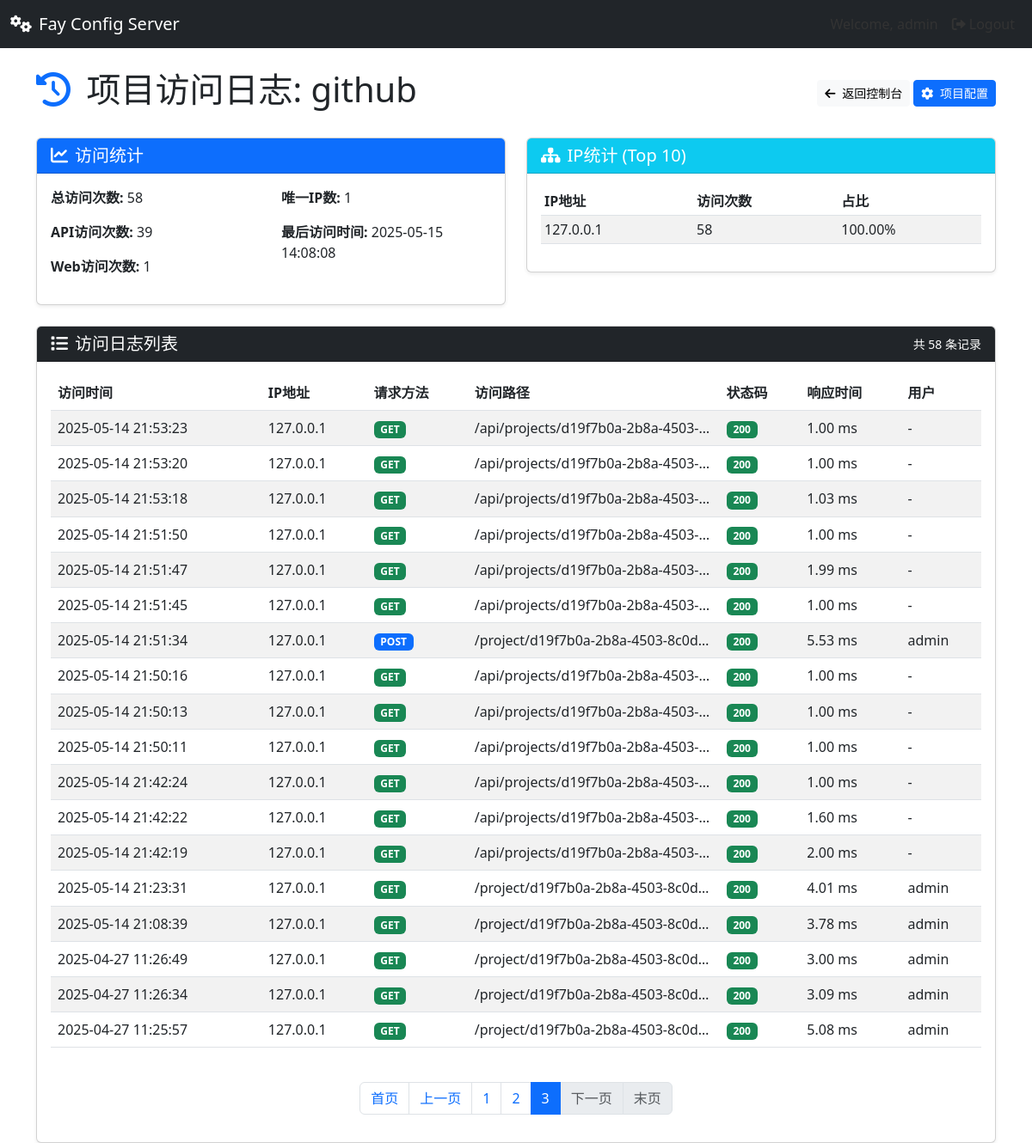
Screenshot of /project/d19f7b0a-2b8a-4503-8c0d-1a587b90eb69/logs?page=3&per_page=20 (signed in) with the database file from the repository.
### tables this page shows
CREATE TABLE project_stats (
        project_id TEXT PRIMARY KEY,
        last_access TIMESTAMP,
        total_accesses INTEGER DEFAULT 0,
        api_accesses INTEGER DEFAULT 0,
        web_accesses INTEGER DEFAULT 0,
        unique_ips INTEGER DEFAULT 0
    );

CREATE TABLE access_logs (
        id INTEGER PRIMARY KEY AUTOINCREMENT,
        project_id TEXT NOT NULL,
        access_time TIMESTAMP NOT NULL,
        ip_address TEXT,
        user_agent TEXT,
        request_method TEXT,
        endpoint TEXT,
        params TEXT,
        status_code INTEGER,
        response_time REAL,
        user_id TEXT
    );

### app.py (the view)
@app.route('/project/<project_id>/logs', methods=['GET'])
@login_required
def project_logs(project_id):
    if not project_id:
        flash('项目ID不能为空', 'danger')
        return redirect(url_for('dashboard'))
    project_dir = os.path.join(APP_CONFIG['PROJECTS_DIR'], project_id)
    if not os.path.exists(project_dir):
        flash(f'找不到项目目录: {project_dir}', 'danger')
        return redirect(url_for('dashboard'))
    project_config_path = os.path.join(project_dir, 'project.json')
    if not os.path.exists(project_config_path):
        flash(f'找不到项目配置文件: {project_config_path}', 'danger')
        return redirect(url_for('dashboard'))
    try:
        with open(project_config_path, 'r', encoding='utf-8') as f:
            project_config = json.load(f)
        if 'id' not in project_config:
            project_config['id'] = project_id
        page = request.args.get('page', 1, type=int)
        per_page = request.args.get('per_page', 20, type=int)
        logs = access_log.get_project_access_logs(
            project_id,
            limit=per_page,
            offset=(page-1)*per_page
        )
        stats = access_log.get_project_stats(project_id)
        ip_stats = access_log.get_project_ip_stats(project_id)
        total_pages = (logs['total'] + per_page - 1) // per_page
        return render_template(
            'project_logs.html',
            project=project_config,
            logs=logs['logs'],
            stats=stats,
            ip_stats=ip_stats,
            page=page,
            per_page=per_page,
            total_pages=total_pages,
            total_records=logs['total']
        )
    except Exception as e:
        flash(f'读取项目访问日志时出错: {str(e)}', 'danger')
        return redirect(url_for('dashboard'))

### app.py (called while the page is built, shortened)
def login_required(f):
    @wraps(f)
    def decorated_function(*args, **kwargs):
        if 'logged_in' not in session:
            flash('Please log in to access this page', 'warning')
            return redirect(url_for('login'))
        return f(*args, **kwargs)
    return decorated_function

@app.before_request
def log_request_info():
    request.start_time = time.time()

@app.after_request
def log_request(response):
    try:
        is_config_api = False
        project_id = None
    except Exception as e:
        print(f"访问日志记录错误: {str(e)}")
    return response

### utils/access_log.py (called while the page is built)
def get_project_stats(project_id=None):
    try:
        conn = sqlite3.connect(DB_PATH)
        conn.row_factory = sqlite3.Row
        cursor = conn.cursor()
        if project_id:
            cursor.execute('SELECT * FROM project_stats WHERE project_id = ?', (project_id,))
            result = cursor.fetchone()
            stats = dict(result) if result else None
        else:
            cursor.execute('SELECT * FROM project_stats ORDER BY last_access DESC')
            stats = [dict(row) for row in cursor.fetchall()]
        conn.close()
        return stats
    except Exception as e:
        print(f"获取项目统计时出错: {str(e)}")
        return [] if project_id is None else None

def get_project_ip_stats(project_id, limit=10):
    try:
        conn = sqlite3.connect(DB_PATH)
        cursor = conn.cursor()
        cursor.execute('''
        SELECT ip_address, COUNT(*) as count
        FROM access_logs
        WHERE project_id = ?
        GROUP BY ip_address
        ORDER BY count DESC
        LIMIT ?
        ''', (project_id, limit))
        ip_stats = [{'ip': row[0], 'count': row[1]} for row in cursor.fetchall()]
        conn.close()
        return ip_stats
    except Exception as e:
        print(f"获取IP统计时出错: {str(e)}")
        return []

### templates/project_logs.html (shortened to what this page needs)
{% extends 'base.html' %}
{% block content %}
<div class="container mt-4">
  <div class="d-flex justify-content-between align-items-center mb-4">
    <h1>
      <i class="fas fa-history text-primary me-2"></i>
      项目访问日志: {{ project.name }}
    </h1>
    <div>
      <a href="{{ url_for('dashboard') }}" class="btn btn-light btn-sm">
        <i class="fas fa-arrow-left me-1"></i> 返回控制台
      </a>
      <a href="{{ url_for('project_config', project_id=project.id) }}" class="btn btn-primary btn-sm">
        <i class="fas fa-cog me-1"></i> 项目配置
      </a>
    </div>
  </div>
  <div class="row mb-4">
    <div class="col-md-6">
      <div class="card shadow-sm">
        <div class="card-header bg-primary text-white">
          <h5 class="mb-0"><i class="fas fa-chart-line me-2"></i>访问统计</h5>
        </div>
        <div class="card-body">
          {% if stats %}
          <div class="row">
            <div class="col-md-6">
              <p><strong>总访问次数:</strong> {{ stats.total_accesses }}</p>
              <p><strong>API访问次数:</strong> {{ stats.api_accesses }}</p>
              <p><strong>Web访问次数:</strong> {{ stats.web_accesses }}</p>
            </div>
            <div class="col-md-6">
              <p><strong>唯一IP数:</strong> {{ stats.unique_ips }}</p>
              <p><strong>最后访问时间:</strong> {{ stats.last_access }}</p>
            </div>
          </div>
          {% else %}
          <p class="text-center text-muted">暂无访问统计数据</p>
          {% endif %}
        </div>
      </div>
    </div>
    <div class="col-md-6">
      <div class="card shadow-sm">
        <div class="card-header bg-info text-white">
          <h5 class="mb-0"><i class="fas fa-sitemap me-2"></i>IP统计 (Top 10)</h5>
        </div>
        <div class="card-body">
          {% if ip_stats %}
          <div class="table-responsive">
            <table class="table table-sm table-striped">
              <thead>
                <tr>
                  <th>IP地址</th>
                  <th>访问次数</th>
                  <th>占比</th>
                </tr>
              </thead>
              <tbody>
                {% for ip in ip_stats %}
                <tr>
                  <td>{{ ip.ip }}</td>
                  <td>{{ ip.count }}</td>
                  <td>
                    {% if stats and stats.total_accesses > 0 %}
                    {{ "%.2f"|format(ip.count / stats.total_accesses * 100) }}%
                    {% else %}
                    0%
                    {% endif %}
                  </td>
                </tr>
                {% endfor %}
              </tbody>
            </table>
          </div>
          {% else %}
          <p class="text-center text-muted">暂无IP统计数据</p>
          {% endif %}
        </div>
      </div>
    </div>
  </div>
  <div class="card shadow-sm">
    <div class="card-header bg-dark text-white d-flex justify-content-between align-items-center">
      <h5 class="mb-0"><i class="fas fa-list me-2"></i>访问日志列表</h5>
      <small>共 {{ total_records }} 条记录</small>
    </div>
    <div class="card-body">
      {% if logs %}
      <div class="table-responsive">
        <table class="table table-striped table-hover">
          <thead>
            <tr>
              <th>访问时间</th>
              <th>IP地址</th>
              <th>请求方法</th>
              <th>访问路径</th>
              <th>状态码</th>
              <th>响应时间</th>
              <th>用户</th>
            </tr>
          </thead>
          <tbody>
            {% for log in logs %}
            <tr>
              <td>{{ log.access_time }}</td>
              <td>{{ log.ip_address }}</td>
              <td>
                <span class="badge {% if log.request_method == 'GET' %}bg-success{% elif log.request_method == 'POST' %}bg-primary{% elif log.request_method == 'PUT' %}bg-warning{% elif log.request_method == 'DELETE' %}bg-danger{% else %}bg-secondary{% endif %}">
                  {{ log.request_method }}
                </span>
              </td>
              <td class="text-truncate" style="max-width: 200px;">{{ log.endpoint }}</td>
              <td>
                <span class="badge {% if log.status_code < 300 %}bg-success{% elif log.status_code < 400 %}bg-info{% elif log.status_code < 500 %}bg-warning{% else %}bg-danger{% endif %}">
                  {{ log.status_code }}
                </span>
              </td>
              <td>{{ "%.2f"|format(log.response_time * 1000) }} ms</td>
              <td>{{ log.user_id if log.user_id else "-" }}</td>
            </tr>
            {% endfor %}
          </tbody>
        </table>
      </div>
      {% if total_pages > 1 %}
      <nav aria-label="访问日志分页" class="mt-4">
        <ul class="pagination justify-content-center">
          <li class="page-item {% if page == 1 %}disabled{% endif %}">
            <a class="page-link" href="{{ url_for('project_logs', project_id=project.id, page=1, per_page=per_page) }}">首页</a>
          </li>
          <li class="page-item {% if page == 1 %}disabled{% endif %}">
            <a class="page-link" href="{{ url_for('project_logs', project_id=project.id, page=page-1, per_page=per_page) }}">上一页</a>
          </li>
          {% set start_page = [page - 2, 1]|max %}
          {% set end_page = [start_page + 4, total_pages]|min %}
          {% set start_page = [end_page - 4, 1]|max %}
          {% for p in range(start_page, end_page + 1) %}
          <li class="page-item {% if p == page %}active{% endif %}">
            <a class="page-link" href="{{ url_for('project_logs', project_id=project.id, page=p, per_page=per_page) }}">{{ p }}</a>
          </li>
          {% endfor %}
          <li class="page-item {% if page == total_pages %}disabled{% endif %}">
            <a class="page-link" href="{{ url_for('project_logs', project_id=project.id, page=page+1, per_page=per_page) }}">下一页</a>
          </li>
          <li class="page-item {% if page == total_pages %}disabled{% endif %}">
            <a class="page-link" href="{{ url_for('project_logs', project_id=project.id, page=total_pages, per_page=per_page) }}">末页</a>
          </li>
        </ul>
      </nav>
      {% endif %}
      {% else %}
      <div class="alert alert-info">
        <i class="fas fa-info-circle me-2"></i> 暂无访问日志记录
      </div>
      {% endif %}
    </div>
  </div>
</div>
{% endblock %}

### rows the page displays
project_stats: total_accesses "58", api_accesses "39", web_accesses "1", unique_ips "1", last_access "2025-05-15 14:08:08", ip.count/stats.total_accesses*100 "100.00"
access_logs: access_time "2025-05-14 21:53:23", ip_address "127.0.0.1", request_method "GET", endpoint "/api/projects/d19f7b0a-2b8a-4503-…", status_code "200", log.response_time*1000 "1.00", user_id "-"
access_logs: access_time "2025-05-14 21:53:20", ip_address "127.0.0.1", request_method "GET", endpoint "/api/projects/d19f7b0a-2b8a-4503-…", status_code "200", log.response_time*1000 "1.00", user_id "-"
access_logs: access_time "2025-05-14 21:53:18", ip_address "127.0.0.1", request_method "GET", endpoint "/api/projects/d19f7b0a-2b8a-4503-…", status_code "200", log.response_time*1000 "1.03", user_id "-"
access_logs: access_time "2025-05-14 21:51:50", ip_address "127.0.0.1", request_method "GET", endpoint "/api/projects/d19f7b0a-2b8a-4503-…", status_code "200", log.response_time*1000 "1.00", user_id "-"
access_logs: access_time "2025-05-14 21:51:47", ip_address "127.0.0.1", request_method "GET", endpoint "/api/projects/d19f7b0a-2b8a-4503-…", status_code "200", log.response_time*1000 "1.99", user_id "-"
access_logs: access_time "2025-05-14 21:51:45", ip_address "127.0.0.1", request_method "GET", endpoint "/api/projects/d19f7b0a-2b8a-4503-…", status_code "200", log.response_time*1000 "1.00", user_id "-"
access_logs: access_time "2025-05-14 21:51:34", ip_address "127.0.0.1", request_method "POST", endpoint "/project/d19f7b0a-2b8a-4503-8c0d…", status_code "200", log.response_time*1000 "5.53", user "admin"
access_logs: access_time "2025-05-14 21:50:16", ip_address "127.0.0.1", request_method "GET", endpoint "/api/projects/d19f7b0a-2b8a-4503-…", status_code "200", log.response_time*1000 "1.00", user_id "-"
access_logs: access_time "2025-05-14 21:50:13", ip_address "127.0.0.1", request_method "GET", endpoint "/api/projects/d19f7b0a-2b8a-4503-…", status_code "200", log.response_time*1000 "1.00", user_id "-"
access_logs: access_time "2025-05-14 21:50:11", ip_address "127.0.0.1", request_method "GET", endpoint "/api/projects/d19f7b0a-2b8a-4503-…", status_code "200", log.response_time*1000 "1.00", user_id "-"
access_logs: access_time "2025-05-14 21:42:24", ip_address "127.0.0.1", request_method "GET", endpoint "/api/projects/d19f7b0a-2b8a-4503-…", status_code "200", log.response_time*1000 "1.00", user_id "-"
access_logs: access_time "2025-05-14 21:42:22", ip_address "127.0.0.1", request_method "GET", endpoint "/api/projects/d19f7b0a-2b8a-4503-…", status_code "200", log.response_time*1000 "1.60", user_id "-"
access_logs: access_time "2025-05-14 21:42:19", ip_address "127.0.0.1", request_method "GET", endpoint "/api/projects/d19f7b0a-2b8a-4503-…", status_code "200", log.response_time*1000 "2.00", user_id "-"
access_logs: access_time "2025-05-14 21:23:31", ip_address "127.0.0.1", request_method "GET", endpoint "/project/d19f7b0a-2b8a-4503-8c0d…", status_code "200", log.response_time*1000 "4.01", user "admin"
access_logs: access_time "2025-05-14 21:08:39", ip_address "127.0.0.1", request_method "GET", endpoint "/project/d19f7b0a-2b8a-4503-8c0d…", status_code "200", log.response_time*1000 "3.78", user "admin"
access_logs: access_time "2025-04-27 11:26:49", ip_address "127.0.0.1", request_method "GET", endpoint "/project/d19f7b0a-2b8a-4503-8c0d…", status_code "200", log.response_time*1000 "3.00", user "admin"
access_logs: access_time "2025-04-27 11:26:34", ip_address "127.0.0.1", request_method "GET", endpoint "/project/d19f7b0a-2b8a-4503-8c0d…", status_code "200", log.response_time*1000 "3.09", user "admin"
access_logs: access_time "2025-04-27 11:25:57", ip_address "127.0.0.1", request_method "GET", endpoint "/project/d19f7b0a-2b8a-4503-8c0d…", status_code "200", log.response_time*1000 "5.08", user "admin"

### other values shown
{{ project.name }} "github"
{{ ip.ip }} "127.0.0.1"
{{ ip.count }} "58"
{{ total_records }} "58"
{{ p }} "1" "2" "3"
